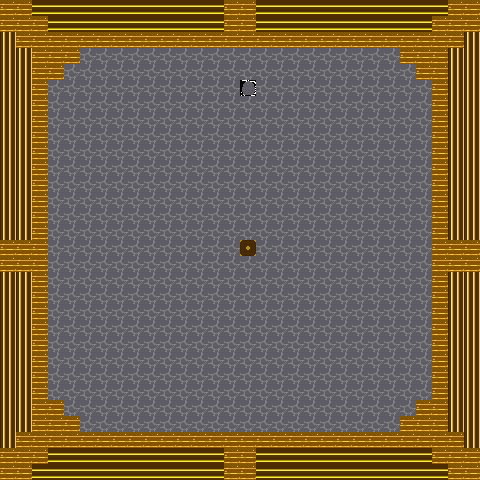

Rendered tile map (Tiled .tmx) drawn with the repository's tilesets; below, a short description and the full map source, tile grids included:
An orthogonal 30x30 tile map with 16x16 px tiles, 1 tile layer (Слой тайлов 1).

<map version="1.10" tiledversion="1.10.2" orientation="orthogonal" renderorder="right-down" width="30" height="30" tilewidth="16" tileheight="16" infinite="0" nextlayerid="2" nextobjectid="1">
 <editorsettings>
  <export target="first_lavel.csv" format="csv" />
 </editorsettings>
 <tileset firstgid="1" source="images.tsx" />
 <layer id="1" name="Слой тайлов 1" width="30" height="30">
  <data encoding="csv">
5,5,11,11,11,11,11,11,11,11,11,11,11,11,5,5,11,11,11,11,11,11,11,11,11,11,11,11,5,5,
5,5,5,11,11,11,11,11,11,11,11,11,11,11,5,5,11,11,11,11,11,11,11,11,11,11,11,5,5,5,
12,5,5,5,5,5,5,5,5,5,5,5,5,5,5,5,5,5,5,5,5,5,5,5,5,5,5,5,5,12,
12,12,5,5,5,10,10,10,10,10,10,10,10,10,10,10,10,10,10,10,10,10,10,10,10,5,5,5,12,12,
12,12,5,5,10,10,10,10,10,10,10,10,10,10,10,10,10,10,10,10,10,10,10,10,10,10,5,5,12,12,
12,12,5,10,10,10,10,10,10,10,10,10,10,10,10,13,10,10,10,10,10,10,10,10,10,10,10,5,12,12,
12,12,5,10,10,10,10,10,10,10,10,10,10,10,10,10,10,10,10,10,10,10,10,10,10,10,10,5,12,12,
12,12,5,10,10,10,10,10,10,10,10,10,10,10,10,10,10,10,10,10,10,10,10,10,10,10,10,5,12,12,
12,12,5,10,10,10,10,10,10,10,10,10,10,10,10,10,10,10,10,10,10,10,10,10,10,10,10,5,12,12,
12,12,5,10,10,10,10,10,10,10,10,10,10,10,10,10,10,10,10,10,10,10,10,10,10,10,10,5,12,12,
12,12,5,10,10,10,10,10,10,10,10,10,10,10,10,10,10,10,10,10,10,10,10,10,10,10,10,5,12,12,
12,12,5,10,10,10,10,10,10,10,10,10,10,10,10,10,10,10,10,10,10,10,10,10,10,10,10,5,12,12,
12,12,5,10,10,10,10,10,10,10,10,10,10,10,10,10,10,10,10,10,10,10,10,10,10,10,10,5,12,12,
12,12,5,10,10,10,10,10,10,10,10,10,10,10,10,10,10,10,10,10,10,10,10,10,10,10,10,5,12,12,
12,12,5,10,10,10,10,10,10,10,10,10,10,10,10,10,10,10,10,10,10,10,10,10,10,10,10,5,12,12,
5,5,5,10,10,10,10,10,10,10,10,10,10,10,10,14,10,10,10,10,10,10,10,10,10,10,10,5,5,5,
5,5,5,10,10,10,10,10,10,10,10,10,10,10,10,10,10,10,10,10,10,10,10,10,10,10,10,5,5,5,
12,12,5,10,10,10,10,10,10,10,10,10,10,10,10,10,10,10,10,10,10,10,10,10,10,10,10,5,12,12,
12,12,5,10,10,10,10,10,10,10,10,10,10,10,10,10,10,10,10,10,10,10,10,10,10,10,10,5,12,12,
12,12,5,10,10,10,10,10,10,10,10,10,10,10,10,10,10,10,10,10,10,10,10,10,10,10,10,5,12,12,
12,12,5,10,10,10,10,10,10,10,10,10,10,10,10,10,10,10,10,10,10,10,10,10,10,10,10,5,12,12,
12,12,5,10,10,10,10,10,10,10,10,10,10,10,10,10,10,10,10,10,10,10,10,10,10,10,10,5,12,12,
12,12,5,10,10,10,10,10,10,10,10,10,10,10,10,10,10,10,10,10,10,10,10,10,10,10,10,5,12,12,
12,12,5,10,10,10,10,10,10,10,10,10,10,10,10,10,10,10,10,10,10,10,10,10,10,10,10,5,12,12,
12,12,5,10,10,10,10,10,10,10,10,10,10,10,10,10,10,10,10,10,10,10,10,10,10,10,10,5,12,12,
12,12,5,5,10,10,10,10,10,10,10,10,10,10,10,10,10,10,10,10,10,10,10,10,10,10,5,5,12,12,
12,12,5,5,5,10,10,10,10,10,10,10,10,10,10,10,10,10,10,10,10,10,10,10,10,5,5,5,12,12,
12,5,5,5,5,5,5,5,5,5,5,5,5,5,5,5,5,5,5,5,5,5,5,5,5,5,5,5,5,12,
5,5,5,11,11,11,11,11,11,11,11,11,11,11,5,5,11,11,11,11,11,11,11,11,11,11,11,5,5,5,
5,5,11,11,11,11,11,11,11,11,11,11,11,11,5,5,11,11,11,11,11,11,11,11,11,11,11,11,5,5
</data>
 </layer>
</map>